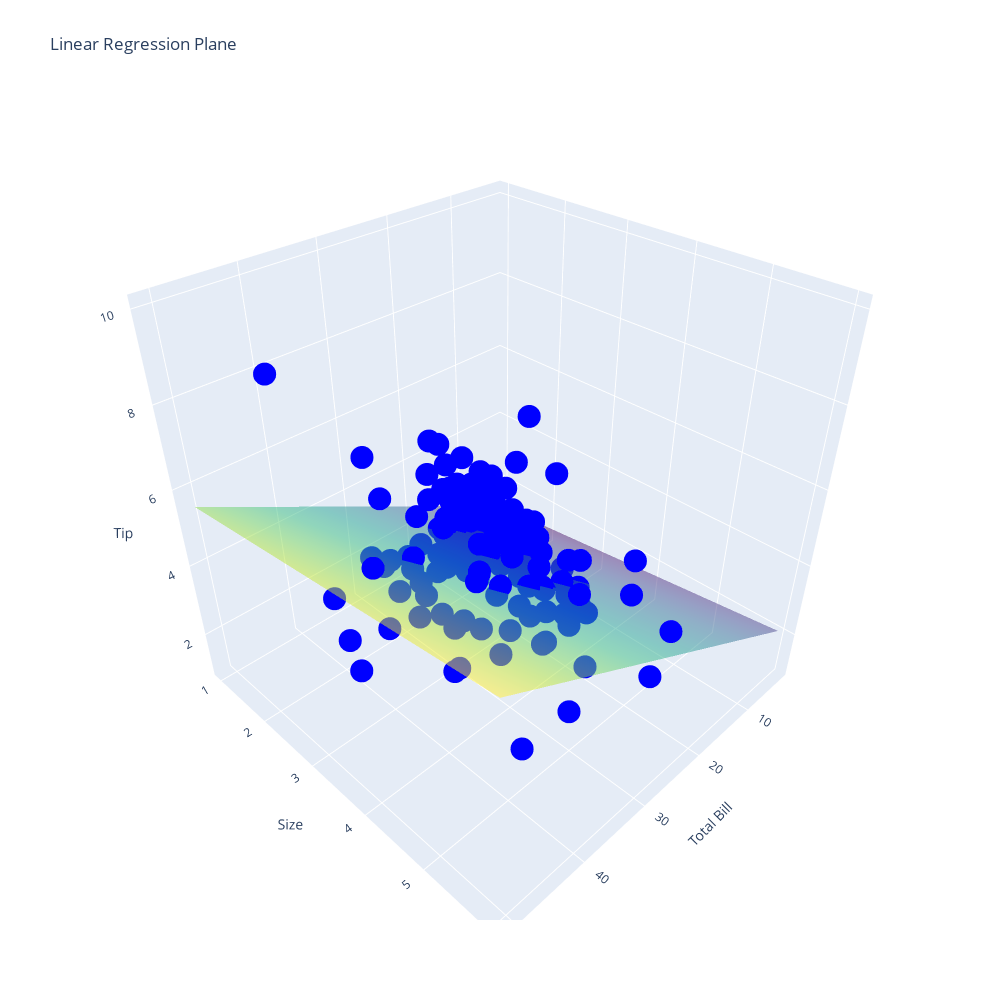

Source (notebook cell):
### Markdown cell above
# With Interactive Plot

### Code cell
import plotly.graph_objects as go

#scatter plot
fig =go.Figure()

fig.add_trace(go.Scatter3d(x=df['total_bill'],
                          y=df['size'],
                        z=df['tip'],
                           mode='markers', marker=dict(color='blue')
                          ))
#coefficient
intercept=0.6689
slope_1=0.0927
slope_2=0.1926

#create meshgrid

total_bill_range= np.linspace(df['total_bill'].min(),df['total_bill'].max(),100)
size_range= np.linspace(df['size'].min(),df['size'].max(),100)
total_bill_mesh, size_mesh=np.meshgrid(total_bill_range,size_range)

#calculate prediction by linear regression
tip_mesh = intercept + slope_1*total_bill_mesh +slope_2*size_mesh

#add surface plot
fig.add_trace(go.Surface(
                x=total_bill_mesh, y=size_mesh, z=tip_mesh,
                colorscale='Viridis', opacity=0.5,showscale=False
                    ))

fig.update_layout(scene=dict(
xaxis_title='Total Bill'
,yaxis_title='Size'
,zaxis_title='Tip'
), title='Linear Regression Plane', width=1000, height=1000
                 )

### Figure 1 — Plotly figure (JSON) as saved in the notebook; plotly's stock layout.template omitted (floating-point values rounded to 4 significant figures; data arrays with more than 128 entries replaced by an {"elided": "..."} marker saying what was removed)
{"data": [{"marker": {"color": "blue"}, "mode": "markers", "type": "scatter3d", "x": {"elided": "244 float values"}, "y": {"elided": "244 int values"}, "z": {"elided": "244 float values"}}, {"colorscale": [[0, "#440154"], [0.1111, "#482878"], [0.2222, "#3e4989"], [0.3333, "#31688e"], [0.4444, "#26828e"], [0.5556, "#1f9e89"], [0.6667, "#35b779"], [0.7778, "#6ece58"], [0.8889, "#b5de2b"], [1, "#fde725"]], "opacity": 0.5, "showscale": false, "type": "surface", "x": {"elided": "100x100 float values"}, "y": {"elided": "100x100 float values"}, "z": {"elided": "100x100 float values"}}], "layout": {"height": 1000, "scene": {"xaxis": {"title": {"text": "Total Bill"}}, "yaxis": {"title": {"text": "Size"}}, "zaxis": {"title": {"text": "Tip"}}}, "title": {"text": "Linear Regression Plane"}, "width": 1000}}
